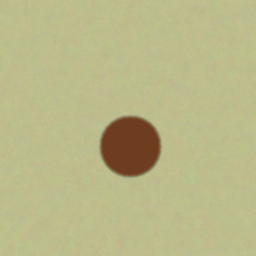
%> input picture data/benign/benign_0000.png, 256 x 256 px
$ octave --eval "result = frequency_spectrum_visual(imread('../data/benign/benign_0000.png'));"   (GNU Octave 9; MATLAB toolbox functions it lacks are replaced by stand-ins)
%> lines starting %> are read from the running program, lines starting %| are printed output that depends on the picture
function spec = frequency_spectrum_visual(img)
%FREQUENCY_SPECTRUM_VISUAL  U2: viewable log-magnitude DFT spectrum (uint8).
gray = double(rgb2gray(img));
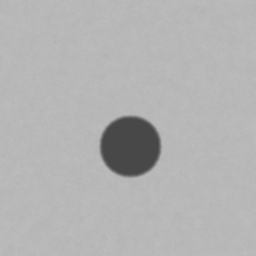
%> gray: size 256x256 double; min 72, max 189, mean 178.7
F = fftshift(fft2(gray));
mag = log(abs(F) + 1);
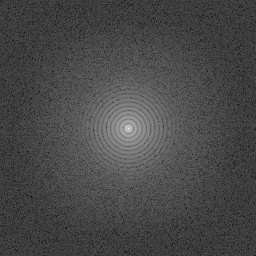
%> mag: size 256x256 double; min 0.475, max 16.28, mean 5; drawn with min black and max white
spec = uint8(255 * mat2gray(mag));
end

$ run again, on data/benign/benign_0001.png
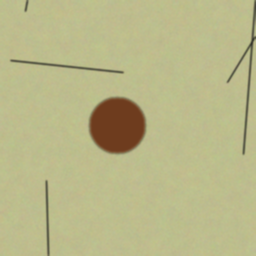
%> input picture data/benign/benign_0001.png, 256 x 256 px
%> in frequency_spectrum_visual, `gray = double(rgb2gray(img));`:
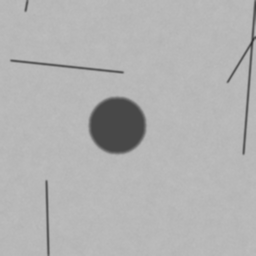
%> gray: size 256x256 double; min 54, max 189, mean 177.9
%> in frequency_spectrum_visual, `mag = log(abs(F) + 1);`:
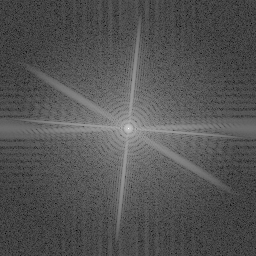
%> mag: size 256x256 double; min 0.15, max 16.27, mean 5.46; drawn with min black and max white

$ run again, on data/benign/benign_0002.png
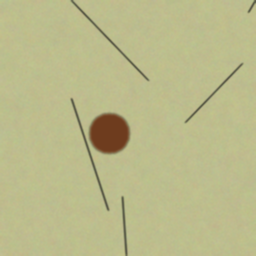
%> input picture data/benign/benign_0002.png, 256 x 256 px
%> in frequency_spectrum_visual, `gray = double(rgb2gray(img));`:
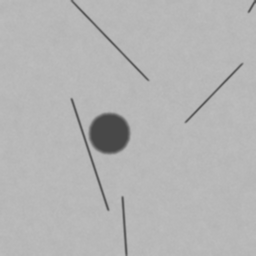
%> gray: size 256x256 double; min 72, max 189, mean 180.2
%> in frequency_spectrum_visual, `mag = log(abs(F) + 1);`:
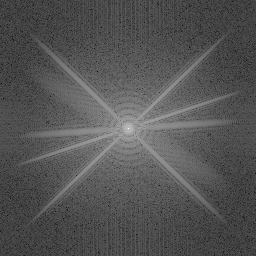
%> mag: size 256x256 double; min 0.142, max 16.28, mean 5.49; drawn with min black and max white

$ run again, on data/benign/benign_0003.png
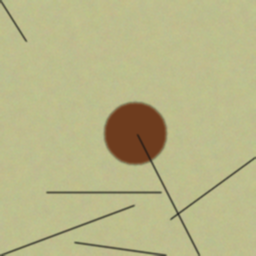
%> input picture data/benign/benign_0003.png, 256 x 256 px
%> in frequency_spectrum_visual, `gray = double(rgb2gray(img));`:
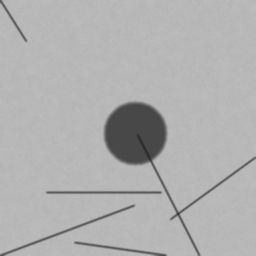
%> gray: size 256x256 double; min 41, max 189, mean 176.3
%> in frequency_spectrum_visual, `mag = log(abs(F) + 1);`:
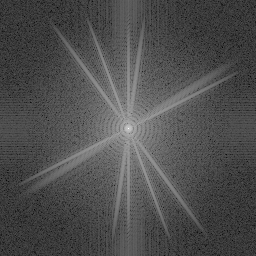
%> mag: size 256x256 double; min 0.823, max 16.26, mean 5.57; drawn with min black and max white
